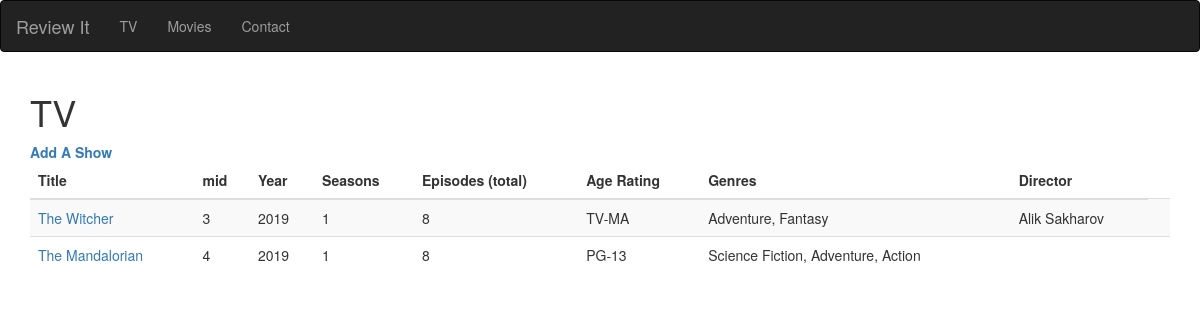
Screenshot of /television.php with the database file from the repository.
### tables this page shows
CREATE TABLE `media` (
  `mid` int(10) UNSIGNED NOT NULL,
  `image` blob NOT NULL,
  `title` varchar(50) NOT NULL,
  `year` int(5) DEFAULT NULL,
  `runtime` int(4) DEFAULT NULL,
  `age_rating` varchar(10) DEFAULT NULL,
  `type` varchar(10) DEFAULT NULL,
  `director` varchar(255) DEFAULT NULL,
  `seasons` int(11) DEFAULT NULL,
  `episodes` int(11) DEFAULT NULL,
  `description` text DEFAULT NULL
);

### television.php (the view, shortened to what this page needs)
<!DOCTYPE html>
<html lang="en">
<head>
  <link rel="stylesheet" href="https://maxcdn.bootstrapcdn.com/bootstrap/3.4.0/css/bootstrap.min.css">
</head>
<body>
<nav class="navbar navbar-inverse">
  <div class="container-fluid">
    <div class="navbar-header">
      <a class="navbar-brand" href="home.php">Review It</a>
    </div>
    <ul class="nav navbar-nav">
      <li><a href="television.php">TV</a></li>
	  <li><a href="movies.php">Movies</a></li>
	  <li><a href="contact.php">Contact</a></li>
    </ul>
  </div>
</nav>
<div class="container">
	<h1>TV</h1>
	<a href="addmedia.php"><b>Add A Show</b></a>
</div>
<?php
		$servername = "localhost";
		$username = "root";
		$password = "pwdpwd";
		$dbname = "review_site";
		$conn = new mysqli($servername, $username, $password, $dbname);
		$conn->select_db($dbname) or die("Unable to connect to database.");
		$query = "SELECT *,
		GROUP_CONCAT(g.genre) as genres FROM media m INNER JOIN media_genres mg ON m.mid=mg.mid
		INNER JOIN genres g ON g.gid=mg.gid
		WHERE m.type='tv' GROUP BY m.mid ORDER BY year DESC";
		$response = mysqli_query($conn, $query);
		if($response){
			echo '<div class="container"><table class="table table-striped table-hover"><thead><tr>
			<th scope="col">Title</th>
			<th scope="col">mid</th>
			<th scope="col">Year</th>
			<th scope="col">Seasons</th>
			<th scope="col">Episodes (total)</th>
			<th scope="col">Age Rating</th>
			<th scope="col">Genres</th>
			<th scope="col">Director</th></tr></thead>';
			while($row = mysqli_fetch_array($response)){
				echo '<tr><td align="left"><a href="details.php?id='.$row['mid'].'">' . $row['title'] . '</a></td>
				<td align="left">' . $row['mid'] . '</td>
				<td align="left">' . $row['year'] . '</td>
				<td align="left">' . $row['seasons'] . '</td>
				<td align="left">' . $row['episodes'] . '</td>
				<td align="left">' . $row['age_rating'] . '</td>
				<td align="left">' . $row['genres'] . '</td>
				<td align="left">' . $row['director'] . '</td><td align="left">';
			}
			echo '</tr></table></div>';
		}
		else{
			echo "problem";
		}
?>

### rows the page displays
media: title "The Witcher", mid "3", year "2019", seasons "1", episodes "8", age_rating "TV-MA", genres "Adventure, Fantasy", director "Alik Sakharov"
media: title "The Mandalorian", mid "4", year "2019", seasons "1", episodes "8", age_rating "PG-13", genres "Science Fiction, Adventure, Action"
